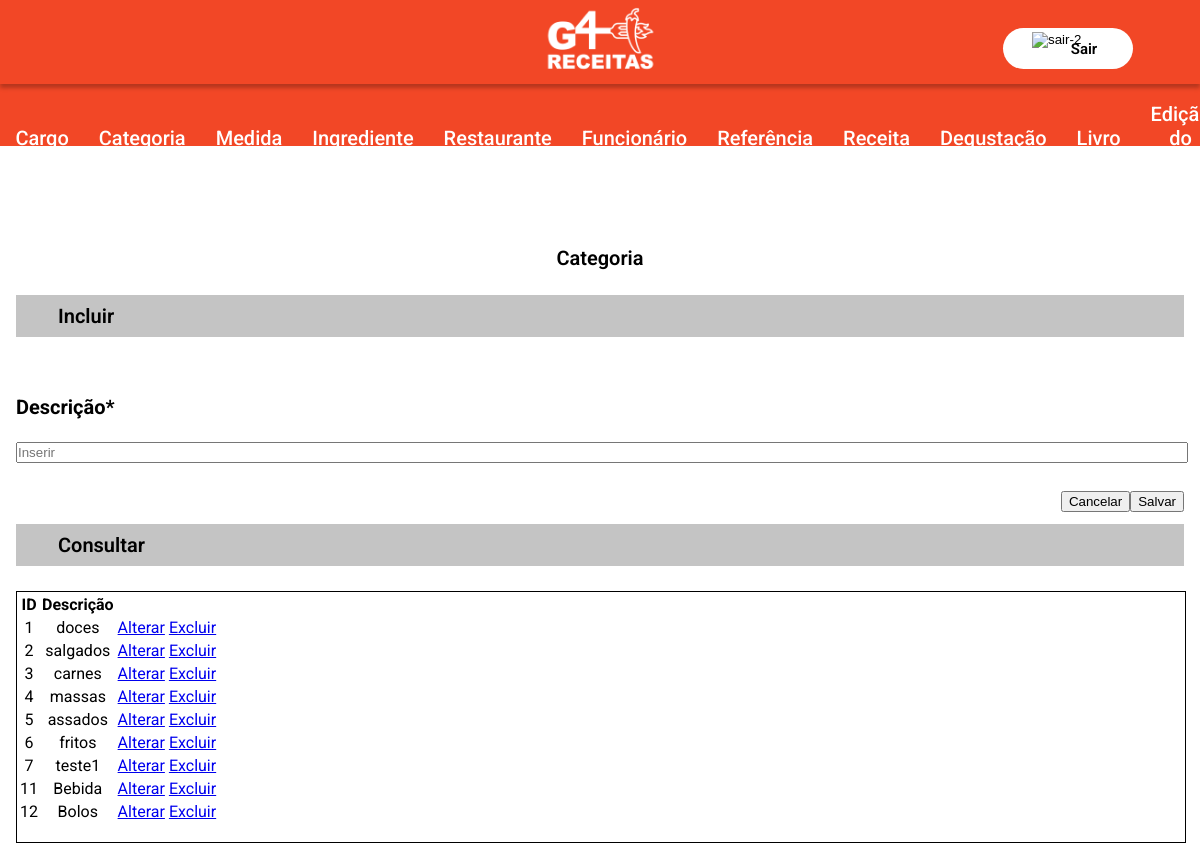
Screenshot of /categoria/index.php with the database file from the repository.
### tables this page shows
CREATE TABLE `g4_categoria` (
  `id_Categoria` int(11) NOT NULL,
  `descricao` varchar(45) NOT NULL
);

### categoria/index.php (the view, shortened to what this page needs)
<!DOCTYPE html>
<html lang="pt-br">
<head>
    <link href="./style.css" rel="stylesheet"/>
</head>
<?php
include('../model/conexao.php');
include ('../includes/header.php');
?>
<body>
    <div class="box-p">
        <div class="box-f1">
            <div class="box-f2">
                <h1>Categoria</h1>
                <h2 class="title-01">Incluir</h2>
                <form action="?act=save" method="POST" name="form" class="" >
                    <label for="descricao">Descrição*</label>
                    <input required type="text" name="descricao" placeholder="Inserir" value="<?php
                    echo (isset($descricao) && ($descricao != null || $descricao != "")) ? $descricao : '';?>">
                    <div class="box-btn">
                        <button type="reset" class = "">Cancelar</button>
                        <button type="submit" class = "">Salvar</button>
                    </div>
                </form>
            </div>
            <div class="box-f3">
                <h2 class="title-02">Consultar</h2>
                <div class="box-f4">
                    <div class="scroll">
                        <table>
                            <thead>
                                <tr>
                                    <th>ID</th>
                                    <th>Descrição</th>
                                </tr>
                            </thead>
                            <tbody>
                                <?php
                                    try {
                                        $stmt = $conexao->prepare("SELECT * FROM g4_categoria");
                                        if ($stmt->execute()) {
                                            while ($rs = $stmt->fetch(PDO::FETCH_OBJ)) {
                                                echo "<tr>";
                                                echo "<td>$rs->id_Categoria</td>";
                                                echo "<td>$rs->descricao</td>";
                                                echo '<td><a href="./alterar.php?id='.$rs->id_Categoria.'">Alterar</a></td>';
                                                echo '<td><a href="./excluir.php?id=' .$rs->id_Categoria. '">Excluir</a></td>';
                                                echo "</tr>";
                                            }
                                        } else {
                                    echo "Erro: Não foi possível recuperar os dados do banco de dados";
                                    }
                                    } catch (PDOException $erro) {
                                        echo "Erro: " . $erro->getMessage();
                                    }
                                ?>
                            </tbody>
                        </table>
                    </div>
                </div>
            </div>
        </div>
    </div>
</body>
</html>

### categoria/style.css (style rules this page uses)
body { margin: 0px; font-family: "Roboto"; }
h1, h2 { margin: 0px; }
h1 { text-align: center; font-size: 20px; font-weight: 600; }
.title-01, .title-02 { background: #c4c4c4; font-size: 20px; font-weight: 600; padding: 9px 0px 9px 42px; }
.title-01 { margin-top: 25px; }
label { display: block; margin-top: 35px; font-family: Roboto; font-style: normal; font-weight: bold; font-size: 20px; line-height: 70px; color: #000000; }
input { width: 100%; padding: 1px 0px; }
.box-p { display: grid; grid-template-columns: 1fr; justify-items: center; margin-top: 100px; }
.box-f1 { width: 1168px; }
.box-btn { display: flex; justify-content: end; margin-top: 28px; }
.box-f3 { margin-top: 12px; }
.title-02 { margin-top: 12px; }
.box-f4 { width: 100%; margin-top: 25px; border: 1px solid #000; }
table tbody tr td { margin: 0px; text-align: center; }
.scroll { width: 1168px; height: 250px; background: rgb(255, 255, 255); overflow: scroll; }

### includes/style.css (style rules this page uses)
body { width: auto; margin: 0; }

### rows the page displays
g4_categoria: id_Categoria "1", descricao "doces"
g4_categoria: id_Categoria "2", descricao "salgados"
g4_categoria: id_Categoria "3", descricao "carnes"
g4_categoria: id_Categoria "4", descricao "massas"
g4_categoria: id_Categoria "5", descricao "assados"
g4_categoria: id_Categoria "6", descricao "fritos"
g4_categoria: id_Categoria "7", descricao "teste1"
g4_categoria: id_Categoria "11", descricao "Bebida"
g4_categoria: id_Categoria "12", descricao "Bolos"
